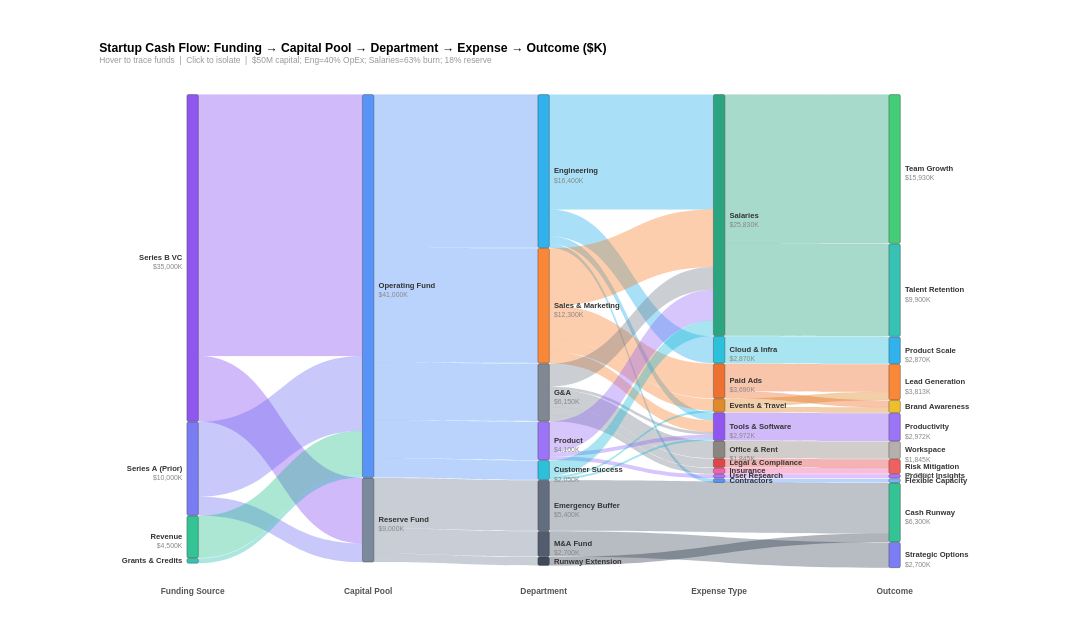

The Vega-Lite source for this figure:
### Vega specification from a JSON file in a GitHub repository (floating-point values rounded to 4 significant figures)
{"$schema": "https://vega.github.io/schema/vega/v5.json", "description": "Startup Funding & Cash Burn Sankey — Series B SaaS Company Annual Flow (Data-Driven Architecture)", "width": 1150, "height": 620, "padding": {"left": 130, "right": 150, "top": 55, "bottom": 50}, "background": "white", "_metadata": {"chart_type": "sankey_multi_stage", "title": "Sankey Startup Funding & Cash Burn Flow", "topic": "startup_funding_cashburn", "architecture": "data-driven layout via Vega transform pipeline", "value_unit": "Thousands USD", "notes": "$50M total capital; Engineering 40% of OpEx; Salaries 63% of burn; 18% kept in reserve; 24-month runway target"}, "signals": [{"name": "nodeWidth", "value": 15}, {"name": "nodeGap", "value": 60}, {"name": "threshold", "value": 0, "bind": {"input": "range", "min": 0, "max": 2000, "step": 200, "name": "Min Flow ($K): "}}, {"name": "nodeHover", "value": null, "on": [{"events": "@nodeRect:mouseover", "update": "datum.name"}, {"events": "@nodeRect:mouseout", "update": "null"}]}, {"name": "edgeHover", "value": null, "on": [{"events": "@edgeMark:mouseover", "update": "datum.linkId"}, {"events": "@edgeMark:mouseout", "update": "null"}]}, {"name": "selectedNode", "value": null, "on": [{"events": "@nodeRect:click!", "update": "selectedNode === datum.name ? null : datum.name"}, {"events": [{"type": "click", "markname": "resetBtn"}, {"type": "dblclick"}], "update": "null"}]}], "data": [{"name": "rawLinks", "values": [{"source": "Series B VC", "target": "Operating Fund", "value": 28000}, {"source": "Series B VC", "target": "Reserve Fund", "value": 7000}, {"source": "Series A (Prior)", "target": "Operating Fund", "value": 8000}, {"source": "Series A (Prior)", "target": "Reserve Fund", "value": 2000}, {"source": "Revenue", "target": "Operating Fund", "value": 4500}, {"source": "Grants & Credits", "target": "Operating Fund", "value": 500}, {"source": "Operating Fund", "target": "Engineering", "value": 16400}, {"source": "Operating Fund", "target": "Sales & Marketing", "value": 12300}, {"source": "Operating Fund", "target": "G&A", "value": 6150}, {"source": "Operating Fund", "target": "Product", "value": 4100}, {"source": "Operating Fund", "target": "Customer Success", "value": 2050}, {"source": "Reserve Fund", "target": "Emergency Buffer", "value": 5400}, {"source": "Reserve Fund", "target": "M&A Fund", "value": 2700}, {"source": "Reserve Fund", "target": "Runway Extension", "value": 900}, {"source": "Engineering", "target": "Salaries", "value": 12300}, {"source": "Engineering", "target": "Cloud & Infra", "value": 2870}, {"source": "Engineering", "target": "Tools & Software", "value": 820}, {"source": "Engineering", "target": "Contractors", "value": 410}, {"source": "Sales & Marketing", "target": "Salaries", "value": 6150}, {"source": "Sales & Marketing", "target": "Paid Ads", "value": 3690}, {"source": "Sales & Marketing", "target": "Events & Travel", "value": 1230}, {"source": "Sales & Marketing", "target": "Tools & Software", "value": 1230}, {"source": "G&A", "target": "Salaries", "value": 2460}, {"source": "G&A", "target": "Office & Rent", "value": 1845}, {"source": "G&A", "target": "Legal & Compliance", "value": 923}, {"source": "G&A", "target": "Insurance", "value": 615}, {"source": "G&A", "target": "Tools & Software", "value": 307}, {"source": "Product", "target": "Salaries", "value": 3280}, {"source": "Product", "target": "User Research", "value": 410}, {"source": "Product", "target": "Tools & Software", "value": 410}, {"source": "Customer Success", "target": "Salaries", "value": 1640}, {"source": "Customer Success", "target": "Tools & Software", "value": 205}, {"source": "Customer Success", "target": "Events & Travel", "value": 205}, {"source": "Salaries", "target": "Team Growth", "value": 15930}, {"source": "Salaries", "target": "Talent Retention", "value": 9900}, {"source": "Cloud & Infra", "target": "Product Scale", "value": 2870}, {"source": "Paid Ads", "target": "Lead Generation", "value": 2952}, {"source": "Paid Ads", "target": "Brand Awareness", "value": 738}, {"source": "Events & Travel", "target": "Lead Generation", "value": 861}, {"source": "Events & Travel", "target": "Brand Awareness", "value": 574}, {"source": "Tools & Software", "target": "Productivity", "value": 2972}, {"source": "Office & Rent", "target": "Workspace", "value": 1845}, {"source": "Legal & Compliance", "target": "Risk Mitigation", "value": 923}, {"source": "Insurance", "target": "Risk Mitigation", "value": 615}, {"source": "User Research", "target": "Product Insights", "value": 410}, {"source": "Contractors", "target": "Flexible Capacity", "value": 410}, {"source": "Emergency Buffer", "target": "Cash Runway", "value": 5400}, {"source": "M&A Fund", "target": "Strategic Options", "value": 2700}, {"source": "Runway Extension", "target": "Cash Runway", "value": 900}]}, {"name": "nodeConfig", "values": [{"name": "Series B VC", "depth": 0, "order": 0}, {"name": "Series A (Prior)", "depth": 0, "order": 1}, {"name": "Revenue", "depth": 0, "order": 2}, {"name": "Grants & Credits", "depth": 0, "order": 3}, {"name": "Operating Fund", "depth": 1, "order": 0}, {"name": "Reserve Fund", "depth": 1, "order": 1}, {"name": "Engineering", "depth": 2, "order": 0}, {"name": "Sales & Marketing", "depth": 2, "order": 1}, {"name": "G&A", "depth": 2, "order": 2}, {"name": "Product", "depth": 2, "order": 3}, {"name": "Customer Success", "depth": 2, "order": 4}, {"name": "Emergency Buffer", "depth": 2, "order": 5}, {"name": "M&A Fund", "depth": 2, "order": 6}, {"name": "Runway Extension", "depth": 2, "order": 7}, {"name": "Salaries", "depth": 3, "order": 0}, {"name": "Cloud & Infra", "depth": 3, "order": 1}, {"name": "Paid Ads", "depth": 3, "order": 2}, {"name": "Events & Travel", "depth": 3, "order": 3}, {"name": "Tools & Software", "depth": 3, "order": 4}, {"name": "Office & Rent", "depth": 3, "order": 5}, {"name": "Legal & Compliance", "depth": 3, "order": 6}, {"name": "Insurance", "depth": 3, "order": 7}, {"name": "User Research", "depth": 3, "order": 8}, {"name": "Contractors", "depth": 3, "order": 9}, {"name": "Team Growth", "depth": 4, "order": 0}, {"name": "Talent Retention", "depth": 4, "order": 1}, {"name": "Product Scale", "depth": 4, "order": 2}, {"name": "Lead Generation", "depth": 4, "order": 3}, {"name": "Brand Awareness", "depth": 4, "order": 4}, {"name": "Productivity", "depth": 4, "order": 5}, {"name": "Workspace", "depth": 4, "order": 6}, {"name": "Risk Mitigation", "depth": 4, "order": 7}, {"name": "Product Insights", "depth": 4, "order": 8}, {"name": "Flexible Capacity", "depth": 4, "order": 9}, {"name": "Cash Runway", "depth": 4, "order": 10}, {"name": "Strategic Options", "depth": 4, "order": 11}]}, {"name": "depthLabelsData", "values": [{"depth": 0, "label": "Funding Source"}, {"depth": 1, "label": "Capital Pool"}, {"depth": 2, "label": "Department"}, {"depth": 3, "label": "Expense Type"}, {"depth": 4, "label": "Outcome"}]}, {"name": "filteredLinks", "source": "rawLinks", "transform": [{"type": "filter", "expr": "datum.value >= threshold"}, {"type": "formula", "expr": "datum.source + ' → ' + datum.target", "as": "linkId"}]}, {"name": "linksWithOrder", "source": "filteredLinks", "transform": [{"type": "lookup", "from": "nodeConfig", "key": "name", "fields": ["source"], "as": ["srcConfig"]}, {"type": "lookup", "from": "nodeConfig", "key": "name", "fields": ["target"], "as": ["tgtConfig"]}, {"type": "formula", "expr": "datum.srcConfig.order", "as": "srcOrder"}, {"type": "formula", "expr": "datum.tgtConfig.order", "as": "tgtOrder"}, {"type": "formula", "expr": "datum.srcConfig.depth", "as": "srcDepth"}, {"type": "formula", "expr": "datum.tgtConfig.depth", "as": "tgtDepth"}]}, {"name": "outTotals", "source": "linksWithOrder", "transform": [{"type": "aggregate", "groupby": ["source"], "fields": ["value"], "ops": ["sum"], "as": ["totalOut"]}]}, {"name": "inTotals", "source": "linksWithOrder", "transform": [{"type": "aggregate", "groupby": ["target"], "fields": ["value"], "ops": ["sum"], "as": ["totalIn"]}]}, {"name": "nodePositions", "source": "nodeConfig", "transform": [{"type": "lookup", "from": "outTotals", "key": "source", "fields": ["name"], "as": ["outInfo"]}, {"type": "lookup", "from": "inTotals", "key": "target", "fields": ["name"], "as": ["inInfo"]}, {"type": "formula", "expr": "datum.outInfo ? datum.outInfo.totalOut : 0", "as": "totalOut"}, {"type": "formula", "expr": "datum.inInfo ? datum.inInfo.totalIn : 0", "as": "totalIn"}, {"type": "formula", "expr": "max(datum.totalOut, datum.totalIn)", "as": "total"}, {"type": "filter", "expr": "datum.total > 0"}, {"type": "stack", "groupby": ["depth"], "sort": {"field": "order", "order": "ascending"}, "field": "total"}, {"type": "window", "groupby": ["depth"], "sort": {"field": "order", "order": "ascending"}, "ops": ["row_number"], "as": ["rankInDepth"]}, {"type": "formula", "expr": "datum.y0 + (datum.rankInDepth - 1) * nodeGap", "as": "y0g"}, {"type": "formula", "expr": "datum.y1 + (datum.rankInDepth - 1) * nodeGap", "as": "y1g"}]}, {"name": "sourceStacked", "source": "linksWithOrder", "transform": [{"type": "window", "groupby": ["source"], "sort": {"field": "tgtOrder", "order": "ascending"}, "ops": ["sum"], "fields": ["value"], "frame": [null, 0], "as": ["srcCumEnd"]}, {"type": "formula", "expr": "datum.srcCumEnd - datum.value", "as": "srcCumStart"}]}, {"name": "targetStacked", "source": "linksWithOrder", "transform": [{"type": "window", "groupby": ["target"], "sort": {"field": "srcOrder", "order": "ascending"}, "ops": ["sum"], "fields": ["value"], "frame": [null, 0], "as": ["tgtCumEnd"]}, {"type": "formula", "expr": "datum.tgtCumEnd - datum.value", "as": "tgtCumStart"}]}, {"name": "edges", "source": "sourceStacked", "transform": [{"type": "lookup", "from": "targetStacked", "key": "linkId", "fields": ["linkId"], "as": ["tgtInfo"]}, {"type": "formula", "expr": "datum.tgtInfo ? datum.tgtInfo.tgtCumStart : 0", "as": "tgtCumStart"}, {"type": "formula", "expr": "datum.tgtInfo ? datum.tgtInfo.tgtCumEnd : datum.value", "as": "tgtCumEnd"}, {"type": "lookup", "from": "nodePositions", "key": "name", "fields": ["source"], "as": ["srcNode"]}, {"type": "lookup", "from": "nodePositions", "key": "name", "fields": ["target"], "as": ["tgtNode"]}, {"type": "filter", "expr": "datum.srcNode && datum.tgtNode"}, {"type": "formula", "expr": "datum.srcNode.y0g + datum.srcCumStart", "as": "absSy0"}, {"type": "formula", "expr": "datum.srcNode.y0g + datum.srcCumEnd", "as": "absSy1"}, {"type": "formula", "expr": "datum.tgtNode.y0g + datum.tgtCumStart", "as": "absTy0"}, {"type": "formula", "expr": "datum.tgtNode.y0g + datum.tgtCumEnd", "as": "absTy1"}, {"type": "formula", "expr": "datum.srcNode.total > 0 ? datum.value / datum.srcNode.total : 0", "as": "srcPct"}, {"type": "formula", "expr": "datum.tgtNode.total > 0 ? datum.value / datum.tgtNode.total : 0", "as": "tgtPct"}]}], "scales": [{"name": "x", "type": "point", "range": "width", "domain": [0, 1, 2, 3, 4], "padding": 0.5}, {"name": "y", "type": "linear", "range": [0, {"signal": "height"}], "domain": {"data": "nodePositions", "field": "y1g"}}, {"name": "color", "type": "ordinal", "domain": {"data": "nodeConfig", "field": "name"}, "range": ["#7C3AED", "#6366F1", "#10B981", "#14B8A6", "#3B82F6", "#64748B", "#0EA5E9", "#F97316", "#6B7280", "#8B5CF6", "#06B6D4", "#475569", "#334155", "#1E293B", "#059669", "#06B6D4", "#EA580C", "#D97706", "#7C3AED", "#78716C", "#DC2626", "#EC4899", "#A855F7", "#3B82F6", "#22C55E", "#14B8A6", "#0EA5E9", "#F97316", "#EAB308", "#8B5CF6", "#A8A29E", "#EF4444", "#A855F7", "#60A5FA", "#10B981", "#6366F1"]}], "marks": [{"type": "path", "name": "edgeMark", "from": {"data": "edges"}, "encode": {"update": {"path": {"signal": "'M' + (scale('x', datum.srcDepth) + nodeWidth) + ',' + scale('y', datum.absSy0) + ' C' + ((scale('x', datum.srcDepth) + nodeWidth + scale('x', datum.tgtDepth)) / 2) + ',' + scale('y', datum.absSy0) + ' ' + ((scale('x', datum.srcDepth) + nodeWidth + scale('x', datum.tgtDepth)) / 2) + ',' + scale('y', datum.absTy0) + ' ' + scale('x', datum.tgtDepth) + ',' + scale('y', datum.absTy0) + ' L' + scale('x', datum.tgtDepth) + ',' + scale('y', datum.absTy1) + ' C' + ((scale('x', datum.srcDepth) + nodeWidth + scale('x', datum.tgtDepth)) / 2) + ',' + scale('y', datum.absTy1) + ' ' + ((scale('x', datum.srcDepth) + nodeWidth + scale('x', datum.tgtDepth)) / 2) + ',' + scale('y', datum.absSy1) + ' ' + (scale('x', datum.srcDepth) + nodeWidth) + ',' + scale('y', datum.absSy1) + ' Z'"}, "fill": {"scale": "color", "field": "source"}, "fillOpacity": {"signal": "selectedNode ? (datum.source === selectedNode || datum.target === selectedNode ? 0.65 : 0.04) : nodeHover ? (datum.source === nodeHover || datum.target === nodeHover ? 0.65 : 0.08) : edgeHover === datum.linkId ? 0.75 : 0.35"}, "stroke": {"scale": "color", "field": "source"}, "strokeWidth": {"value": 0.5}, "strokeOpacity": {"signal": "selectedNode ? (datum.source === selectedNode || datum.target === selectedNode ? 0.4 : 0) : nodeHover ? (datum.source === nodeHover || datum.target === nodeHover ? 0.4 : 0) : edgeHover === datum.linkId ? 0.5 : 0.1"}, "tooltip": {"signal": "datum.source + ' → ' + datum.target + ': $' + format(datum.value, ',.0f') + 'K (' + format(datum.srcPct, '.0%') + ' of ' + datum.source + ')'"}, "cursor": {"value": "pointer"}}, "hover": {"fillOpacity": {"value": 0.8}}}}, {"type": "rect", "name": "nodeRect", "from": {"data": "nodePositions"}, "encode": {"enter": {"width": {"signal": "nodeWidth"}, "cornerRadius": {"value": 2}}, "update": {"x": {"scale": "x", "field": "depth"}, "y": {"scale": "y", "field": "y0g"}, "y2": {"scale": "y", "field": "y1g"}, "fill": {"scale": "color", "field": "name"}, "stroke": {"value": "#333"}, "strokeWidth": {"signal": "selectedNode === datum.name || nodeHover === datum.name ? 2 : 0.5"}, "fillOpacity": {"signal": "selectedNode ? (datum.name === selectedNode ? 1 : 0.25) : nodeHover === datum.name ? 1 : 0.85"}, "tooltip": {"signal": "datum.name + ': $' + format(datum.total, ',.0f') + 'K'"}, "cursor": {"value": "pointer"}}}}, {"type": "text", "from": {"data": "nodePositions"}, "interactive": false, "encode": {"update": {"x": {"signal": "datum.depth === 0 ? scale('x', datum.depth) - 6 : scale('x', datum.depth) + nodeWidth + 6"}, "y": {"signal": "(scale('y', datum.y0g) + scale('y', datum.y1g)) / 2"}, "align": {"signal": "datum.depth === 0 ? 'right' : 'left'"}, "text": {"field": "name"}, "fontSize": {"value": 10}, "fontWeight": {"value": "bold"}, "fill": {"value": "#333"}, "baseline": {"value": "middle"}, "opacity": {"signal": "selectedNode ? (datum.name === selectedNode ? 1 : 0.25) : 1"}}}}, {"type": "text", "from": {"data": "nodePositions"}, "interactive": false, "encode": {"update": {"x": {"signal": "datum.depth === 0 ? scale('x', datum.depth) - 6 : scale('x', datum.depth) + nodeWidth + 6"}, "y": {"signal": "(scale('y', datum.y0g) + scale('y', datum.y1g)) / 2 + 12"}, "align": {"signal": "datum.depth === 0 ? 'right' : 'left'"}, "text": {"signal": "abs(scale('y', datum.y0g) - scale('y', datum.y1g)) > 18 ? '$' + format(datum.total, ',.0f') + 'K' : ''"}, "fontSize": {"value": 9}, "fill": {"value": "#888"}, "baseline": {"value": "middle"}, "opacity": {"signal": "selectedNode ? (datum.name === selectedNode ? 1 : 0.25) : 1"}}}}, {"type": "text", "from": {"data": "depthLabelsData"}, "interactive": false, "encode": {"enter": {"x": {"signal": "scale('x', datum.depth) + nodeWidth / 2"}, "y": {"signal": "height + 25"}, "text": {"field": "label"}, "fontSize": {"value": 11}, "fontWeight": {"value": "bold"}, "fill": {"value": "#555"}, "baseline": {"value": "top"}, "align": {"value": "center"}}}}, {"type": "group", "data": [{"name": "showResetData", "values": [{}], "transform": [{"type": "filter", "expr": "selectedNode"}]}], "encode": {"enter": {"xc": {"signal": "width / 2"}, "y": {"value": -35}, "width": {"value": 100}, "height": {"value": 26}}}, "marks": [{"type": "group", "name": "resetBtn", "from": {"data": "showResetData"}, "encode": {"enter": {"cornerRadius": {"value": 5}, "fill": {"value": "#f5f5f5"}, "stroke": {"value": "#bbb"}, "strokeWidth": {"value": 1.5}, "height": {"field": {"group": "height"}}, "width": {"field": {"group": "width"}}, "cursor": {"value": "pointer"}}, "update": {"opacity": {"value": 1}}, "hover": {"opacity": {"value": 0.7}}}, "marks": [{"type": "text", "interactive": false, "encode": {"enter": {"xc": {"field": {"group": "width"}, "mult": 0.5}, "yc": {"field": {"group": "height"}, "mult": 0.5, "offset": 1}, "align": {"value": "center"}, "baseline": {"value": "middle"}, "fontWeight": {"value": "bold"}, "fontSize": {"value": 11}, "text": {"value": "Show All"}, "fill": {"value": "#555"}}}}]}]}], "title": {"text": "Startup Cash Flow: Funding → Capital Pool → Department → Expense → Outcome ($K)", "subtitle": "Hover to trace funds  |  Click to isolate  |  $50M capital; Eng=40% OpEx; Salaries=63% burn; 18% reserve", "fontSize": 16, "subtitleFontSize": 11, "subtitleColor": "#999", "anchor": "start"}}
